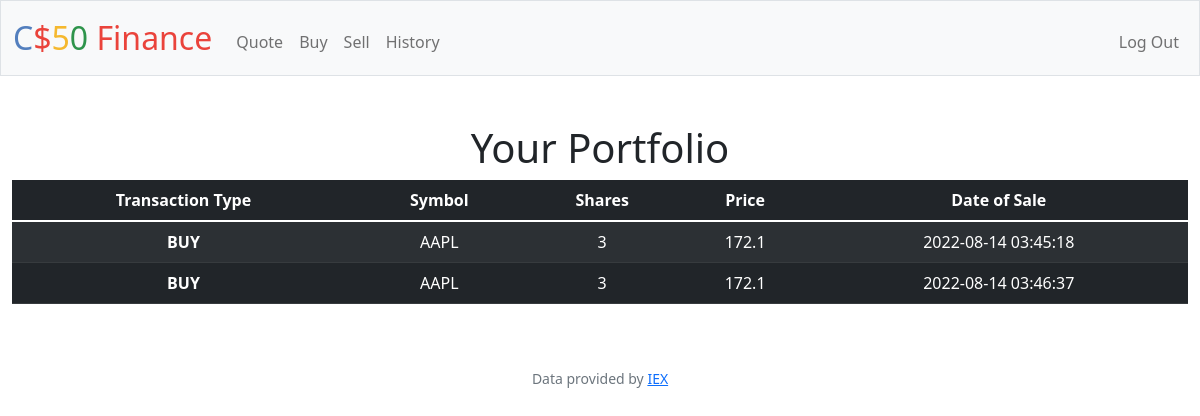
The page /history (signed in) on the database its author committed.
### tables this page shows
CREATE TABLE 'transactions' ('id' INTEGER PRIMARY KEY AUTOINCREMENT NOT NULL, 'user_id' INTEGER, 'symbol' TEXT, 'shares' INTEGER, 'price' REAL, 'date' DATETIME);

### app.py (the view)
@app.route("/history")
@login_required
def history():
    user_id = session["user_id"]
    rows =  db.execute("SELECT symbol, shares, price, date FROM transactions WHERE user_id = ?", user_id)
    return render_template("history.html", rows = rows)

### app.py (called while the page is built)
@app.after_request
def after_request(response):
    response.headers["Cache-Control"] = "no-cache, no-store, must-revalidate"
    response.headers["Expires"] = 0
    response.headers["Pragma"] = "no-cache"
    return response

### helpers.py (called while the page is built)
def login_required(f):
    @wraps(f)
    def decorated_function(*args, **kwargs):
        if session.get("user_id") is None:
            return redirect("/login")
        return f(*args, **kwargs)
    return decorated_function

### templates/history.html (shortened to what this page needs)
{% extends "layout.html" %}
{% block main %}
    <h1>Your Portfolio</h1>
    <table class="table table-striped table-dark">
        <thead>
            <tr>
                <th scope="col">Transaction Type</th>
                <th scope="col">Symbol</th>
                <th scope="col">Shares</th>
                <th scope="col">Price</th>
                <th scope="col">Date of Sale</th>
            </tr>
        </thead>
        <tbody>
            {% for row in rows %}
                <tr>
                    <th scope="row">{{ "BUY" if row["shares"] > 0 else "SELL" }}</th>
                    <td>{{ row["symbol"] }}</td>
                    <td>{{ row["shares"] }}</td>
                    <td>{{ row["price"] }}</td>
                    <td>{{ row["date"] }}</td>
                </tr>
            {% endfor %}
        </tbody>
    </table>
{% endblock %}

### rows shown on the page
transactions: shares "BUY", symbol "AAPL", shares "3", price "172.1", date "2022-08-14 03:45:18"
transactions: shares "BUY", symbol "AAPL", shares "3", price "172.1", date "2022-08-14 03:46:37"
